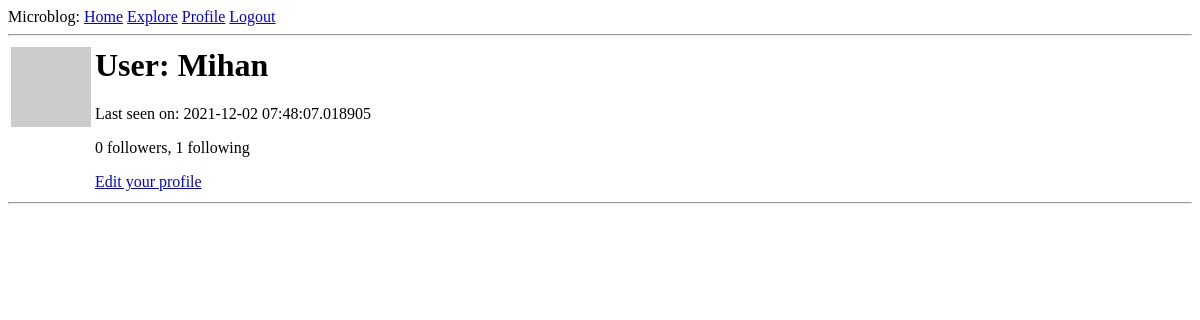
Before: /user/Mihan (signed in) with the older database file.
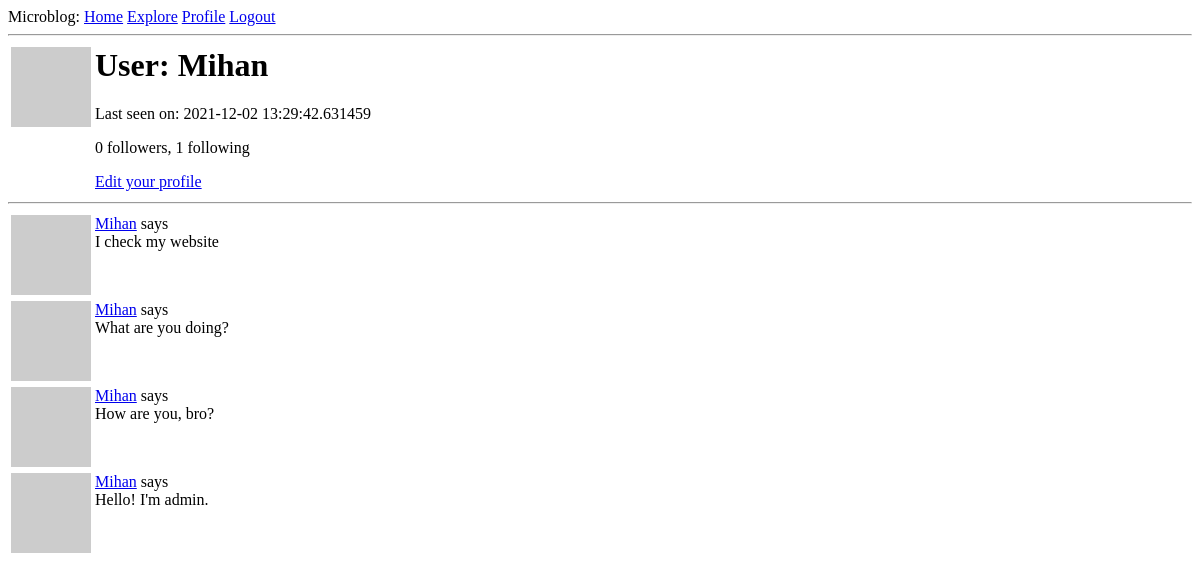
After: the same page with the newer database file.
### app/models.py (models this page shows, shortened)
class User(UserMixin, db.Model):  # таблица пользователей в БД
    id = db.Column(db.Integer, primary_key=True)
    username = db.Column(db.String(64), index=True, unique=True)
    email = db.Column(db.String(120), index=True, unique=True)
    password_hash = db.Column(db.String(128))
    posts = db.relationship('Post', backref='author', lazy='dynamic')
    about_me = db.Column(db.String(140))
    last_seen = db.Column(db.DateTime, default=datetime.utcnow)
    followed = db.relationship(
        'User', secondary=followers,  # secondary - таблица конфигураций
        primaryjoin=(followers.c.follower_id == id),  # условие связывающее с левой стороны(follower)
        secondaryjoin=(followers.c.followed_id == id),  # условие связывающее с правой стороны(followed)
        backref=db.backref('followers', lazy='dynamic'), lazy='dynamic'  # backref определяет доступность с правой стороны, lazy определяет режим выполнения запроса
    )
    def avatar(self, size):  # изображение аватара
        digest = md5(self.email.lower().encode('utf-8')).hexdigest()   # конвертирование почты в нижний регистр, далее в 16-ю строку
        return 'https://www.gravatar.com/avatar/{}?d=identicon&s={}'.format(digest, size)

class Post(db.Model):  # таблица постов в БД
    id = db.Column(db.Integer, primary_key=True)
    body = db.Column(db.String(140))
    timestamp = db.Column(db.DateTime, index=True, default=datetime.utcnow)
    user_id = db.Column(db.Integer, db.ForeignKey('user.id'))

### app/routes.py (the view)
@app.route('/user/<username>')  # username динамический компонент
@login_required  # только для зарегистрированных пользователей
def user(username):
    user = User.query.filter_by(username=username).first_or_404()  # загрузка пользователя\выдача ошибки 404
    page = request.args.get('page', 1, type=int)
    posts = user.posts.order_by(Post.timestamp.desc()).paginate(
        page, app.config['POSTS_PER_PAGE'], False)
    next_url = url_for('user', username=user.username, page=posts.next_num) \
        if posts.has_next else None
    prev_url = url_for('user', username=user.username, page=posts.prev_num) \
        if posts.has_prev else None
    return render_template('user.html', user=user, posts=posts.items,
                           next_url=next_url, prev_url=prev_url)

### app/models.py (called while the page is built)
@login.user_loader  # регистрирование пользовательского загрузчика
def load_user(id):
    return User.query.get(int(id))

### app/routes.py (called while the page is built)
@app.before_request  # последняя активность пользователя
def before_request():
    if current_user.is_authenticated:
        current_user.last_seen = datetime.utcnow()
        db.session.commit()

### app/templates/user.html (shortened to what this page needs)
{% extends "base.html" %}
{% block content %}
    <table>
        <tr valign="top">
            <td><img src="{{ user.avatar(128) }}"></td>
            <td>
                <h1>User: {{ user.username }}</h1>
                {%if user.last_seen %}<p>Last seen on: {{ user.last_seen }}</p>{% endif %}
                <p>{{ user.followers.count() }} followers, {{ user.followed.count() }} following</p>
                {% if user == current_user %}
                <p><a href="{{ url_for('edit_profile') }}">Edit your profile</a></p>
                {% elif not current_user.is_following(user) %}
                <p><a href="{{ url_for('follow', username=user.username) }}">Follow</a></p>
                {% else %}
                <p><a href="{{ url_for('unfollow', username=user.username) }}">Unfollow</a></p>
                {% endif %}
            </td>
        </tr>
    </table>
    <hr>
    {% for post in posts %}
        {% include '_post.html' %}
    {% endfor %}
{% endblock %}

### app/templates/base.html (shortened to what this page needs)
<html>
    <head>
    </head>
    <body>
        <div>
            Microblog:
            <a href="{{ url_for('index') }}">Home</a>
            <a href="{{ url_for('explore') }}">Explore</a>
            {% if current_user.is_anonymous %}
            <a href="{{ url_for('login') }}">Login</a>
            {% else %}
            <a href="{{ url_for('user', username=current_user.username) }}">Profile</a>
            <a href="{{ url_for('logout')}}">Logout</a>
            {% endif %}
        </div>
        <hr>
        {% block content %}{% endblock %}
    </body>
</html>

### app/templates/_post.html
<table>
  <tr valign="top">
      <td><img src="{{ post.author.avatar(36) }}"></td>
      <td><a href="{{ url_for('user', username=post.author.username) }}">{{ post.author.username }}</a> says <br>{{ post.body }}</td>
  </tr>
</table>

Changed rows visible on the page:
changed User "Mihan": last_seen "2021-12-02 07:48:07.018905" → "2021-12-02 13:29:42.631459"
added Post: author.username "Mihan", body "I check my website"
added Post: author.username "Mihan", body "What are you doing?"
added Post: author.username "Mihan", body "How are you, bro?"
added Post: author.username "Mihan", body "Hello! I'm admin."
